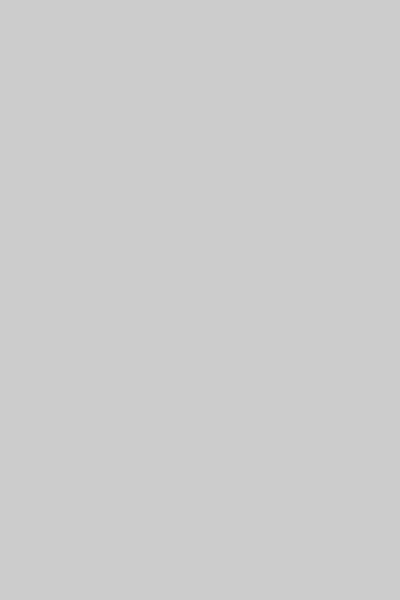
Frame 1 (no input)
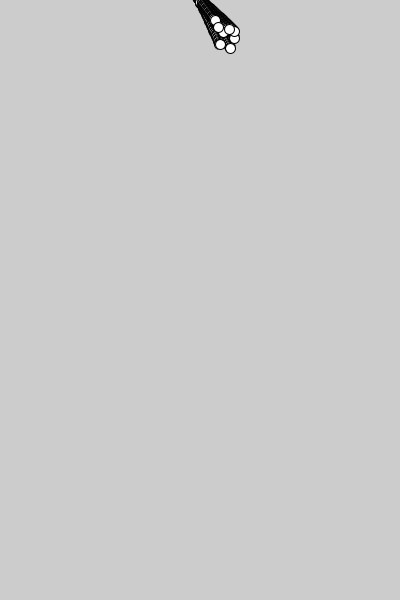
Frame 60 (the mouse pressed at the canvas centre just before this capture)
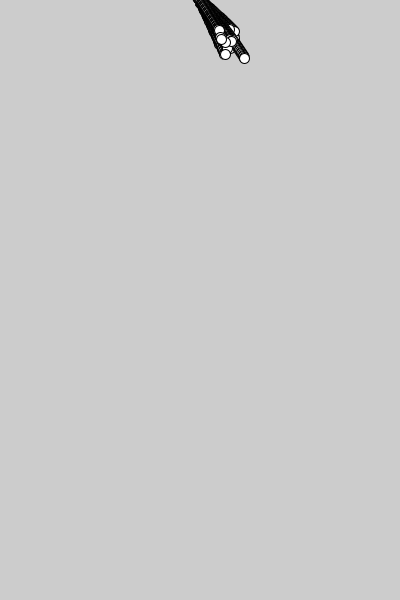
Frame 120 (the mouse held since frame 60 and released just before this capture)

The Processing sketch that drew these frames (run headless with seeded random() and noise(); from frame 60 on, the mouse is pressed at the canvas centre):

// Processing sketch: processing_95559
// ── processing_95559.pde

Root[] akar;
int akarNo;

void setup(){
  size(400, 600);
  background(204);
  stroke(0);
  smooth();
  akarNo = 10;
  
  akar = new Root[akarNo];
  for(int i = 0; i<akarNo; i++){
    akar[i] = new Root();
  }//for
}//setup

void draw(){
   for(int i = 0; i<akarNo; i++){
     akar[i].fly();
   }//for
}//draw

void mousePressed(){
  background(204);
  for(int i = 0; i<akarNo; i++){
    akar[i].posy = 0;
  }//for
}//mousePressed

class Root{
  int ballWidth = 10;
  float posx, posy,peak,jarak,speed;
  
  Root(){
    posy = -ballWidth;
    posx = 0;
    peak = random(5,70);
    jarak = random(0.01,0.02);
    speed = random(0.5,1);
    

  }//Root consructor
  
  void fly(){
   posy = posy + speed;
   posx = sin(posy*jarak)*peak;
   if(posy > height + ballWidth){
     posy = -ballWidth;
   }//if
   
   if(posx < 1 && posx > -1){
     peak = random(5,70);
   }//if
   fill(255);
   ellipse(posx + width/2,posy,ballWidth,ballWidth); 
   
  }//fly
}//Root class
